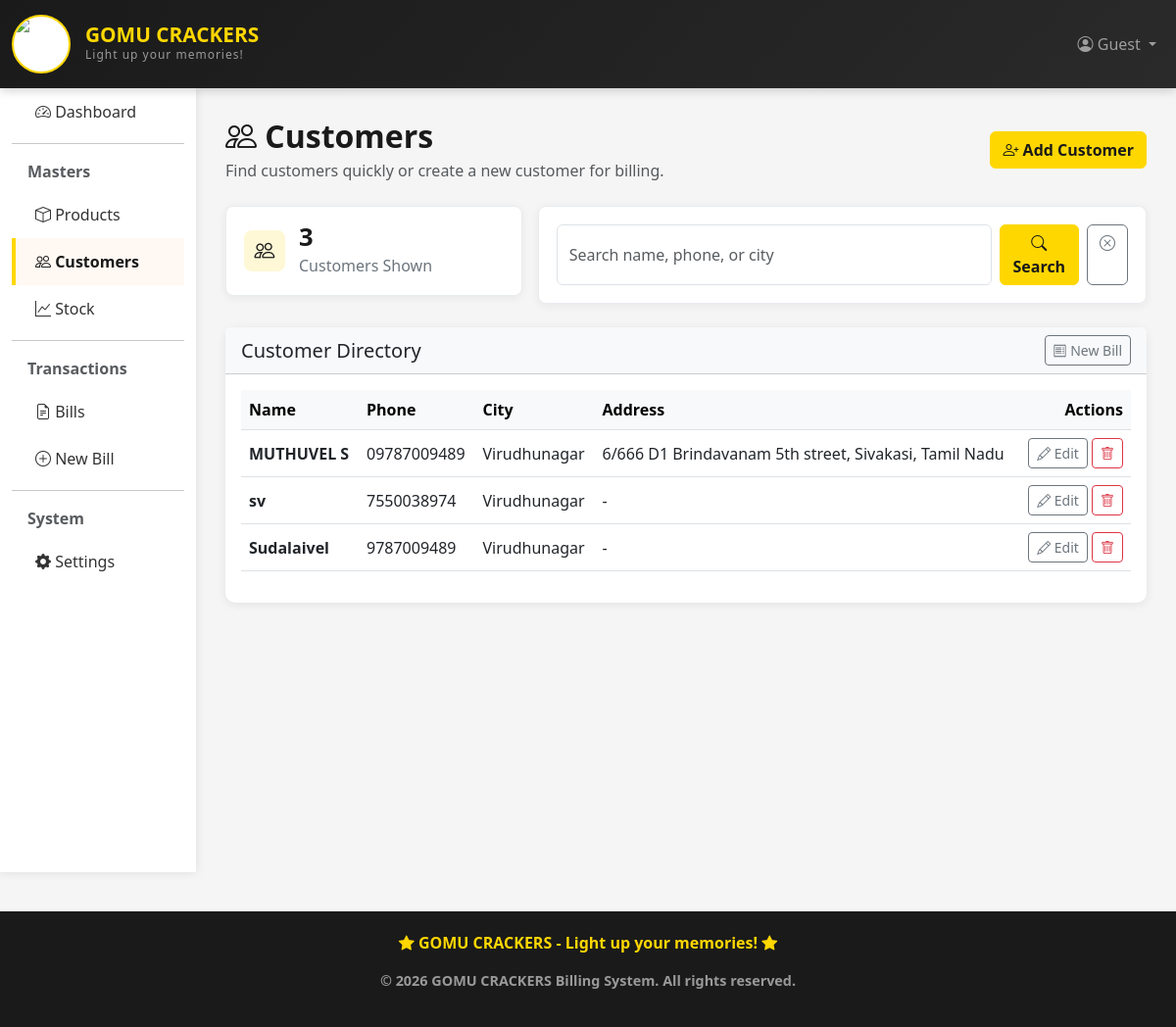
/billing/customers/, run on the app's committed database.
### billing_app/models.py (models this page shows, shortened)
class Customer(models.Model):
    name = models.CharField(max_length=100)
    phone = models.CharField(max_length=15)
    email = models.EmailField(blank=True, null=True)
    address = models.TextField(blank=True, null=True)
    city = models.CharField(max_length=50, blank=True, null=True)
    created_at = models.DateTimeField(auto_now_add=True)
    updated_at = models.DateTimeField(auto_now=True)
    class Meta:
        ordering = ['-created_at']

### billing_app/views.py (the view)
# urls.py: path('customers/', views.customer_list, name='customer_list'),
def customer_list(request):
    customers = Customer.objects.all()
    search_query = request.GET.get('q', '').strip()
    if search_query:
        customers = customers.filter(
            models.Q(name__icontains=search_query) |
            models.Q(phone__icontains=search_query) |
            models.Q(city__icontains=search_query)
        )
    context = {
        'customers': customers,
        'search_query': search_query,
        'customer_count': customers.count(),
    }
    return render(request, 'billing/customer_list.html', context)

### billing_app/templates/billing/customer_list.html (shortened to what this page needs)
{% extends 'billing/base.html' %}
{% block content %}
<div class="d-flex justify-content-between align-items-center gap-3 mb-4 flex-wrap">
    <div>
        <h1 class="page-title mb-1"><i class="bi bi-people"></i> Customers</h1>
        <div class="text-muted">Find customers quickly or create a new customer for billing.</div>
    </div>
    <a href="{% url 'customer_create' %}" class="btn btn-primary">
        <i class="bi bi-person-plus"></i> Add Customer
    </a>
</div>
<div class="row g-3 mb-4">
    <div class="col-md-4">
        <div class="customer-summary">
            <div class="summary-icon"><i class="bi bi-people"></i></div>
            <div>
                <div class="summary-value">{{ customer_count }}</div>
                <div class="summary-label">Customers Shown</div>
            </div>
        </div>
    </div>
    <div class="col-md-8">
        <div class="customer-search-card">
            <form method="get" class="d-flex gap-2">
                <input type="text" name="q" class="form-control" value="{{ search_query }}"
                       placeholder="Search name, phone, or city">
                <button type="submit" class="btn btn-primary">
                    <i class="bi bi-search"></i> Search
                </button>
                <a href="{% url 'customer_list' %}" class="btn btn-outline-secondary">
                    <i class="bi bi-x-circle"></i>
                </a>
            </form>
        </div>
    </div>
</div>
<div class="card">
    <div class="card-header bg-light d-flex justify-content-between align-items-center">
        <h5 class="mb-0">Customer Directory</h5>
        <a href="{% url 'bill_create' %}" class="btn btn-sm btn-outline-secondary">
            <i class="bi bi-receipt"></i> New Bill
        </a>
    </div>
    <div class="card-body">
        {% if customers %}
            <div class="table-responsive">
                <table class="table table-hover align-middle">
                    <thead class="table-light">
                        <tr>
                            <th>Name</th>
                            <th>Phone</th>
                            <th>City</th>
                            <th>Address</th>
                            <th class="text-end">Actions</th>
                        </tr>
                    </thead>
                    <tbody>
                        {% for customer in customers %}
                        <tr>
                            <td><strong>{{ customer.name }}</strong></td>
                            <td>{{ customer.phone|default:"N/A" }}</td>
                            <td>{{ customer.city|default:"N/A" }}</td>
                            <td>{{ customer.address|default:"-"|truncatewords:8 }}</td>
                            <td class="text-end">
                                <a href="{% url 'customer_update' customer.id %}" class="btn btn-sm btn-outline-secondary">
                                    <i class="bi bi-pencil"></i> Edit
                                </a>
                                <a href="{% url 'customer_delete' customer.id %}" class="btn btn-sm btn-outline-danger">
                                    <i class="bi bi-trash"></i>
                                </a>
                            </td>
                        </tr>
                        {% endfor %}
                    </tbody>
                </table>
            </div>
        {% else %}
            <div class="alert alert-info mb-0">
                <i class="bi bi-info-circle"></i> No customers found.
                <a href="{% url 'customer_create' %}" class="alert-link">Add customer</a>
            </div>
        {% endif %}
    </div>
</div>
{% endblock %}

### billing_app/templates/billing/base.html (style rules this page uses)
:root { --primary-color: #FFD700; --secondary-color: #1a1a1a; --light-color: #FFF8F3; --dark-color: #1a1a1a; }
body { background-color: #f5f5f5; font-family: 'Segoe UI', Tahoma, Geneva, Verdana, sans-serif; }
.card { border: none; border-radius: 10px; box-shadow: 0 2px 10px rgba(0,0,0,0.08); transition: transform 0.3s ease; }
.btn-primary { background-color: var(--primary-color); border-color: var(--primary-color); color: var(--secondary-color); font-weight: 600; }
.page-title { color: var(--secondary-color); font-weight: 700; margin-bottom: 30px; font-size: 2rem; }

### billing_app/templates/billing/customer_list.html (style rules this page uses)
.customer-summary, .customer-search-card { background: #fff; border: 1px solid #e9ecef; border-radius: 8px; box-shadow: 0 2px 10px rgba(0,0,0,0.06); padding: 18px; }
.customer-summary { display: flex; align-items: center; gap: 14px; min-height: 80px; }
.summary-icon { width: 42px; height: 42px; display: inline-flex; align-items: center; justify-content: center; border-radius: 8px; background: #fff8d6; color: #1a1a1a; font-size: 1.3rem; }
.summary-value { color: #1a1a1a; font-size: 1.6rem; font-weight: 700; line-height: 1; }
.summary-label { color: #6c757d; margin-top: 4px; }

### data on the page
Customer: name "MUTHUVEL S", phone "09787009489", city "Virudhunagar", address "6/666 D1 Brindavanam 5th street, Sivakasi, Tamil Nadu"
Customer: name "sv", phone "7550038974", city "Virudhunagar", address "-"
Customer: name "Sudalaivel", phone "9787009489", city "Virudhunagar", address "-"

### other printed values
{{ customer_count }} "3"
